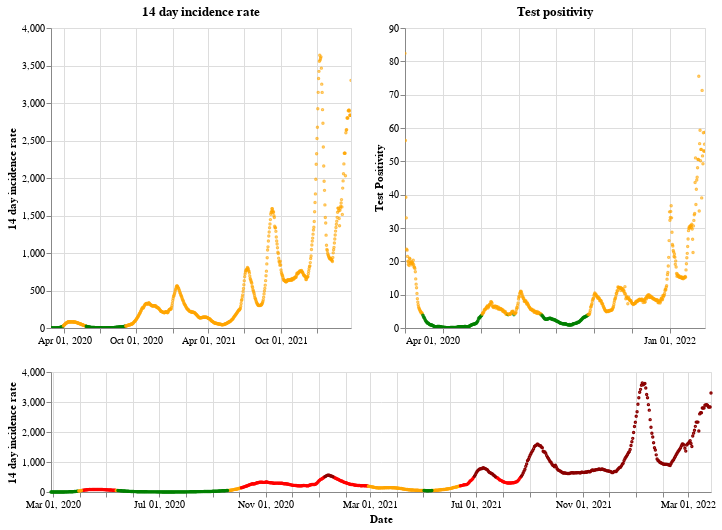

Notebook cell for this chart:
### Markdown cell above
## Scotland

### Code cell
plot_traffic_light('Scotland')

### Figure 1 — Vega-Lite specification as saved in the notebook (floating-point values rounded to 4 significant figures; data arrays with more than 128 entries replaced by an {"elided": "..."} marker saying what was removed)
{"config": {"view": {"continuousWidth": 400, "continuousHeight": 300}}, "vconcat": [{"hconcat": [{"mark": {"type": "point", "size": 2}, "encoding": {"color": {"condition": {"value": "green", "test": "(datum.twoWeeklyCasesRate <= 25)"}, "value": "orange"}, "tooltip": [{"type": "nominal", "field": "areaName"}, {"type": "temporal", "field": "date"}, {"type": "quantitative", "field": "twoWeeklyCasesRate"}, {"type": "quantitative", "field": "testPositivity"}], "x": {"type": "temporal", "axis": {"title": ""}, "field": "date", "scale": {"domain": {"selection": "DateBrush"}}, "timeUnit": "yearmonthdate"}, "y": {"type": "quantitative", "axis": {"title": "14 day incidence rate"}, "field": "twoWeeklyCasesRate"}}, "title": "14 day incidence rate", "width": 300}, {"mark": {"type": "point", "size": 2}, "encoding": {"color": {"condition": {"value": "green", "test": "(datum.testPositivity <= 4)"}, "value": "orange"}, "tooltip": [{"type": "nominal", "field": "areaName"}, {"type": "temporal", "field": "date"}, {"type": "quantitative", "field": "twoWeeklyCasesRate"}, {"type": "quantitative", "field": "testPositivity"}], "x": {"type": "temporal", "axis": {"title": ""}, "field": "date", "scale": {"domain": {"selection": "DateBrush"}}, "timeUnit": "yearmonthdate"}, "y": {"type": "quantitative", "axis": {"title": "Test Positivity"}, "field": "testPositivity"}}, "title": "Test positivity", "width": 300}]}, {"layer": [{"mark": {"type": "point", "size": 2}, "encoding": {"color": {"condition": {"value": "orange", "test": "(((datum.testPositivity < 4) && (datum.twoWeeklyCasesRate >= 50)) && (datum.twoWeeklyCasesRate < 200))"}, "value": "red"}, "opacity": {"condition": {"value": 1, "test": "((datum.twoWeeklyCasesRate >= 50) && (datum.twoWeeklyCasesRate < 500))"}, "value": 0}, "tooltip": [{"type": "nominal", "field": "areaName"}, {"type": "temporal", "field": "date"}, {"type": "quantitative", "field": "twoWeeklyCasesRate"}, {"type": "quantitative", "field": "testPositivity"}], "x": {"type": "temporal", "axis": {"title": "Date"}, "field": "date", "timeUnit": "yearmonthdate"}, "y": {"type": "quantitative", "axis": {"title": "14 day incidence rate"}, "field": "twoWeeklyCasesRate"}}, "selection": {"DateBrush": {"type": "interval", "encodings": ["x"], "fields": ["Time"]}}}, {"mark": {"type": "point", "size": 2}, "encoding": {"color": {"value": "darkred"}, "opacity": {"condition": {"value": 1, "test": "(datum.twoWeeklyCasesRate >= 500)"}, "value": 0}, "tooltip": [{"type": "nominal", "field": "areaName"}, {"type": "temporal", "field": "date"}, {"type": "quantitative", "field": "twoWeeklyCasesRate"}, {"type": "quantitative", "field": "testPositivity"}], "x": {"type": "temporal", "axis": {"title": "Date"}, "field": "date", "timeUnit": "yearmonthdate"}, "y": {"type": "quantitative", "axis": {"title": "14 day incidence rate"}, "field": "twoWeeklyCasesRate"}}}, {"mark": {"type": "point", "size": 2}, "encoding": {"color": {"condition": {"value": "green", "test": "((datum.testPositivity < 4) && (datum.twoWeeklyCasesRate < 50))"}, "value": "orange"}, "opacity": {"condition": {"value": 1, "test": "(datum.twoWeeklyCasesRate < 50)"}, "value": 0}, "tooltip": [{"type": "nominal", "field": "areaName"}, {"type": "temporal", "field": "date"}, {"type": "quantitative", "field": "twoWeeklyCasesRate"}, {"type": "quantitative", "field": "testPositivity"}], "x": {"type": "temporal", "axis": {"title": "Date"}, "field": "date", "timeUnit": "yearmonthdate"}, "y": {"type": "quantitative", "axis": {"title": "14 day incidence rate"}, "field": "twoWeeklyCasesRate"}}}], "height": 120, "width": 660}], "data": {"name": "data-069cec79a35067f6e01e5e2349e5da8d"}, "$schema": "https://vega.github.io/schema/vega-lite/v4.8.1.json", "datasets": {"data-069cec79a35067f6e01e5e2349e5da8d": {"elided": "760 records"}}}
